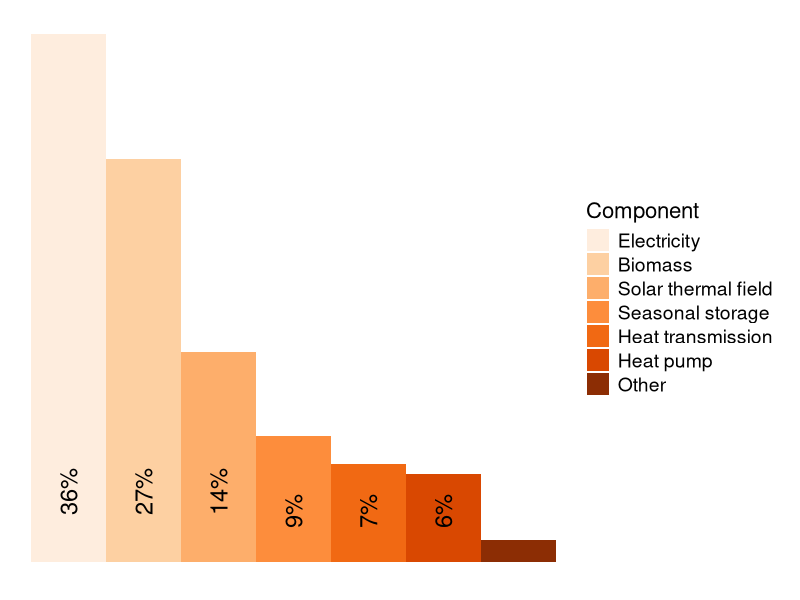
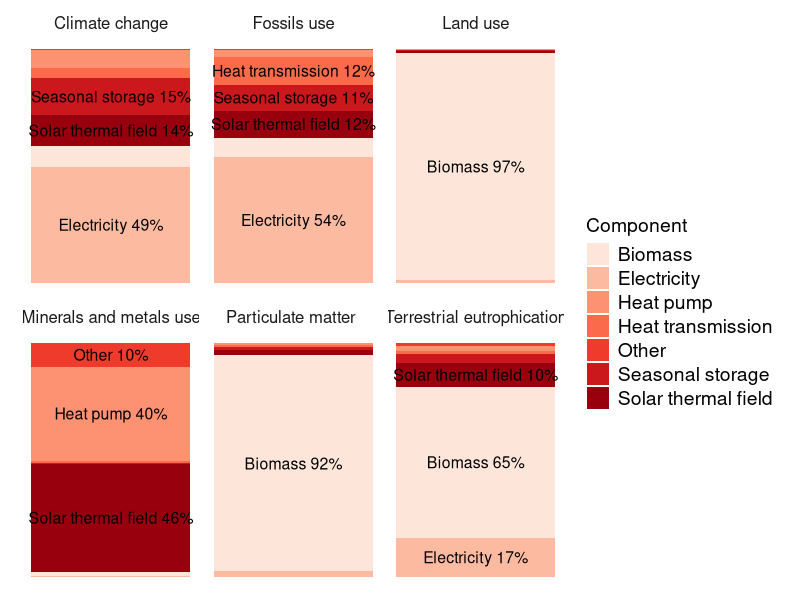
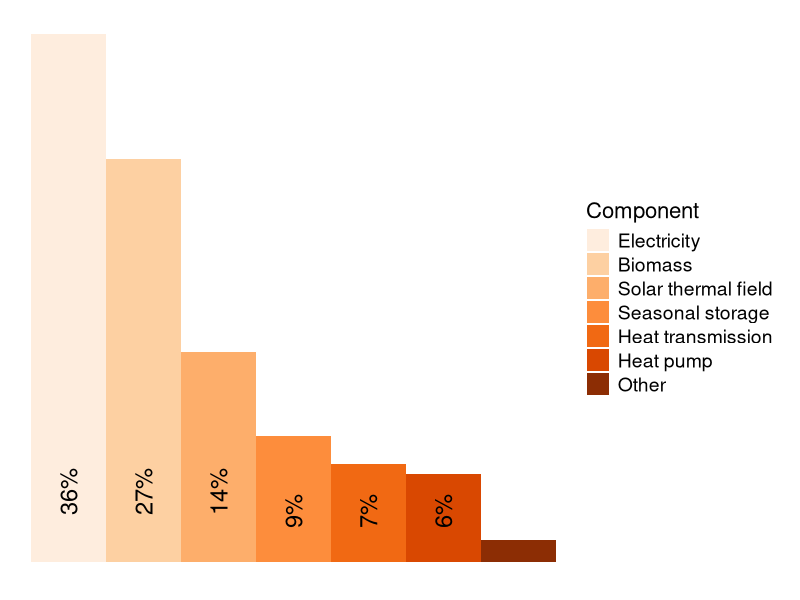
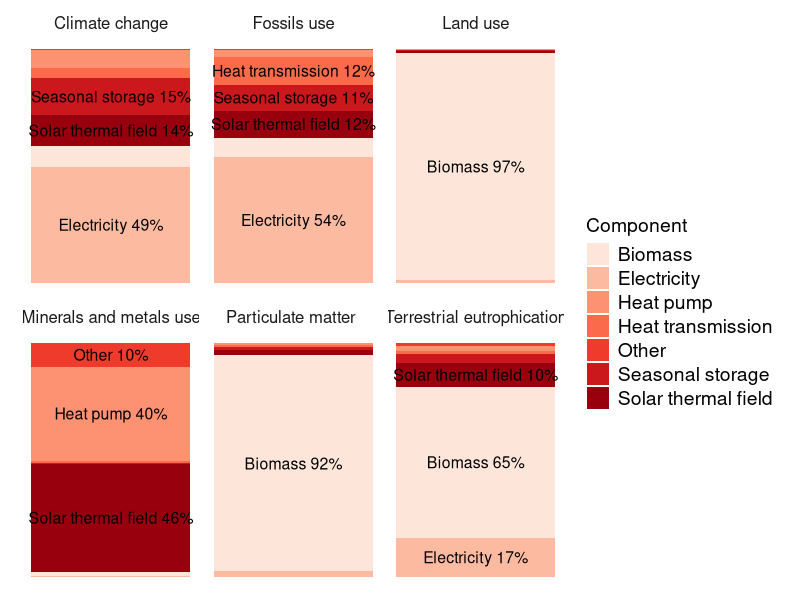

These charts were generated, in order, by the following R code: (Note: this script raises an error after producing the figures.)
## ---- chunk 1
library(readr)
library(tidyr)
library(ggplot2)
library(dplyr)
library(stringr)
library(RColorBrewer)
library(ggrepel)
## ---- chunk 2
data <- read_delim("data/PWRG 1 Elke Michlmayr_ Result data for charts - Fig 2 final.csv")

data$Component <- factor(data$Component, levels = data$Component[order(data$Value, decreasing = TRUE)])

data$percentage <- data$Value / sum(data$Value) * 100
data$label <- ifelse(data$percentage >= 5, 
                     paste0(round(data$percentage, 0), "%"), 
                     data$label <- ifelse(data$percentage >= 5, 
                                          paste0(round(data$percentage, 1), "%"), 
                                          ""))

# Create the pie chart without the circle outline
ggplot(data, aes(x = Component, y = Value, fill = Component)) +
  geom_bar(stat = "identity", width = 1) +
  theme_minimal() +
  theme(axis.text.x = element_blank(),  # Hide x-axis labels
        axis.title.x = element_blank(),  # Hide x-axis title
        axis.text.y = element_blank(),  # Hide y-axis labels
        axis.title.y = element_blank(),  # Hide y-axis title
        axis.ticks = element_blank(),    # Remove axis ticks
        panel.grid = element_blank(),    # Remove grid lines
        panel.border = element_blank(),
        legend.title = element_text(size = 16),  # Title of the legend
        legend.text = element_text(size = 14),    # Items in the legend
        plot.margin = unit(c(0.2, 0.5, 0.2, 0.5), "cm")  # top, right, bottom, left
        ) +
  geom_text(aes(label = label), 
            angle = 90,
            vjust = 0.5,
            y = 0,
            hjust = -1,
            size = 6
            ) +
  scale_fill_brewer(palette = "Oranges")
ggsave("img/pwrg_solar_network_bar.png")
## ---- chunk 3
ef_level1 <- read_delim("data/PWRG 1 Elke Michlmayr_ Result data for charts - Fig 3 final.csv")[1:7, ]
long_ef_level1 <- pivot_longer(ef_level1, cols = -c("Component"), names_to = "Damage category", values_to = "Value")

df_ef <- long_ef_level1 |>
  group_by(`Damage category`) |>
  mutate(
    fraction = Value / sum(Value),
    ymax = cumsum(fraction),
    ymin = lag(ymax, default = 0),
    label_pos = (ymax + ymin) / 2,
    label = ifelse(fraction >= 0.1, paste0(Component, " ", round(fraction * 100), "%"), "")
  )

ggplot(df_ef, aes(ymax = ymax, ymin = ymin, xmax = 4, xmin = 3, fill = Component)) +
  geom_rect() +
  geom_text(aes(x = 3.5, y = label_pos, label = label), size = 4) +
  #coord_polar(theta = "y") +
  facet_wrap(~`Damage category`) +
  theme_minimal() +
  theme(axis.text.x = element_blank(),  # Hide x-axis labels
        axis.title.x = element_blank(),  # Hide x-axis title
        axis.text.y = element_blank(),  # Hide y-axis labels
        axis.title.y = element_blank(),  # Hide y-axis title        
        axis.ticks = element_blank(),    # Remove axis ticks
        plot.margin = unit(c(0.2, 0.5, 0.2, 0.5), "cm"),  # top, right, bottom, left
        legend.title = element_text(size = 14),  # Title of the legend
        legend.text = element_text(size = 14),    # Items in the legend
        strip.text = element_text(size = 12),
        panel.grid = element_blank(),    # Remove grid lines
        panel.border = element_blank())  + # Remove border
  scale_fill_brewer(palette = "Reds")
ggsave("img/pwrg_solar_ef_network_bar_faceted.png")
## ---- chunk 4
es <- read_delim("data/PWRG 1 Elke Michlmayr_ Result data for charts - Fig 4 final.csv")[1:7, ]

long_es <- pivot_longer(es, cols = -c("Impact category"), names_to = "Type", values_to = "Value")

long_es <- long_es |>
  mutate(
    Type = ifelse(Type == "DH: Geothermal heat pump", "DH: Geothermal", Type),
  )

long_es_ordered <- long_es |>
  group_by(Type) |>
  summarise(total = sum(Value)) |>
  arrange(total) |>
  pull(Type)
long_es$Type <- factor(long_es$Type, levels = long_es_ordered)

ggplot(long_es, aes(x = Type, y = Value, fill = reorder(`Impact category`, Value))) +
  geom_bar(stat = "identity", width = 0.6) +  # Use 'identity' to plot actual values
  labs(x = "",
       y = "Pt per MJ",
       fill = "Impact category") +
  scale_fill_brewer(palette = "Blues") +
  theme_minimal() +
  theme(
        legend.title = element_text(size = 14),  # Title of the legend
        legend.text = element_text(size = 14),    # Items in the legend
        plot.margin = unit(c(0.2, 0.5, 0.2, 0.5), "cm"),  # top, right, bottom, left
        axis.text.x = element_text(angle = 45, hjust = 1, size = 14),
        axis.title.y = element_text(size = 14),
        axis.text.y = element_text(size = 14),
        )
ggsave("img/pwrg_solar_es_single_score.png")
## ---- chunk 5
ef <- read_delim("data/PWRG 1 Elke Michlmayr_ Result data for charts - Fig 5 final.csv")[1:15, ]

long_ef <- pivot_longer(ef, cols = -c("Damage category", "Unit"), names_to = "Type", values_to = "Value")

long_ef_normalized <- long_ef |>
  filter(`Damage category` %in% c("Climate change", "Particulate matter", "Eutrophication, terrestrial", "Land use", "Resource use, minerals/metals", "Resource use, fossils")) |>  
  group_by(`Damage category`) |>
  mutate(
    pct = Value / max(Value) * 100,
    Type = ifelse(Type == "DH: Geothermal heat pump", "DH: Geothermal", Type),
  )
long_ef_normalized$`Damage category` <- str_wrap(long_ef_normalized$`Damage category`, width = 20)
ggplot(long_ef_normalized, aes(x = Type, y = pct, fill = Type)) +
  geom_col(width = 0.6) +
  facet_grid(rows = vars(`Damage category`), switch = "y") +
  labs(
    x = "",
    y = "Relative impact in %",
  ) +
  theme_minimal() +
  theme(
    strip.placement = "outside",
    strip.text.y.left = element_text(angle = 90, size = 8, hjust = 0.5, vjust = 0.5), 
    strip.switch.pad.grid = unit(0.5, "cm"),
    plot.margin = margin(20, 0, 20, 0),
    strip.background = element_rect(color = "black", linewidth = 0.5),
    axis.text.x = element_text(size = 12),
    axis.text.y = element_text(size = 12),
    legend.position = "bottom",
    legend.title = element_text(size = 14),  # Title of the legend
    legend.text = element_text(size = 12),    # Items in the legend
  ) +
  scale_fill_brewer(palette = "Purples") +
  coord_flip()
ggsave("img/pwrg_solar_ef_midpoints_faceted.png")
## ---- chunk 6
ef <- read_delim("data/PWRG 1 Elke Michlmayr_ Result data for charts - Fig 5 final.csv")[1:15, ]

long_ef <- pivot_longer(ef, cols = -c("Damage category", "Unit"), names_to = "Type", values_to = "Value")

long_ef_normalized <- long_ef |>
  filter(!`Damage category` %in% c("Climate change", "Particulate matter", "Eutrophication, terrestrial", "Land use", "Resource use, minerals/metals", "Resource use, fossils")) |>  
  group_by(`Damage category`) |>
  mutate(
    pct = Value / max(Value) * 100,
    Type = ifelse(Type == "DH: Geothermal heat pump", "DH: Geothermal", Type),
  )
long_ef_normalized$`Damage category` <- str_wrap(long_ef_normalized$`Damage category`, width = 20)
ggplot(long_ef_normalized, aes(x = Type, y = pct, fill = Type)) +
  geom_col(width = 0.6) +
  facet_grid(rows = vars(`Damage category`), switch = "y") +
  labs(
    x = "",
    y = "Relative impact in %",
  ) +
  theme_minimal() +
  theme(
    strip.placement = "outside",
    strip.text.y.left = element_text(angle = 90, size = 8, hjust = 0.5, vjust = 0.5), 
    strip.switch.pad.grid = unit(0.5, "cm"),
    plot.margin = margin(20, 0, 20, 0),
    strip.background = element_rect(color = "black", linewidth = 0.5),
    axis.text.x = element_text(size = 12),
    axis.text.y = element_text(size = 12),
    legend.position = "none",
    legend.title = element_blank(),  # Title of the legend
    legend.text = element_blank(),    # Items in the legend
  ) +
  scale_fill_brewer(palette = "Purples") +
  coord_flip()
ggsave("img/pwrg_solar_ef_midpoints_faceted_others.png")
## ---- chunk 7
ch <- read_delim("data/PWRG 1 Elke Michlmayr_ Result data for charts - Fig 6 final.csv")[1:9, 1:9]

long_ch <- pivot_longer(ch, cols = -c("Type"), names_to = "Year", values_to = "Value")

ggplot(long_ch, aes(x = Year, y = Value, fill = Type)) +
  geom_col() +
  theme_minimal() +
  theme(
      legend.title = element_text(size = 14),  # Title of the legend
      legend.text = element_text(size = 14),    # Items in the legend
      plot.margin = unit(c(0.2, 0.5, 0.2, 0.5), "cm"),  # top, right, bottom, left
      axis.text.x = element_text(angle = 45, hjust = 1, size = 14),
      axis.title.y = element_text(size = 14),
      axis.text.y = element_text(size = 14),
      ) +
  labs(
    x = "",
    y = "TWh",
  ) +
  scale_fill_brewer(palette = "PuBu")
ggsave("img/pwrg_solar_ch_winter.png")
## ---- chunk 8
ch <- read_delim("data/PWRG 1 Elke Michlmayr_ Result data for charts - Fig 7 final.csv")

long_ch <- pivot_longer(ch, cols = -c("Damage category", "Unit"), names_to = "Scenario", values_to = "Value")

long_ch$Scenario <- factor(long_ch$Scenario, levels = c("ENTSO-E energy mix", "Heat loss optimized with ENTSO-E", "CH future energy mix", "CH wind energy", "Heat loss optimized with CH wind energy"))

# Define baseline
baseline_category <- "ENTSO-E energy mix"
baseline_value <- long_ch |> filter(Scenario == baseline_category) |> pull(Value)

# Calculate percentage change from baseline
long_ch <- long_ch |>
  mutate(
    pct_change = (Value - baseline_value) / baseline_value * 100,
    label = ifelse(Scenario == baseline_category, "Baseline", sprintf("%+.f%%", pct_change))
  )

ggplot(long_ch, aes(x = Scenario, y = Value, fill = Scenario)) +
  geom_col() +
  geom_text(aes(label = label), vjust = -0.5) +
  geom_hline(yintercept = baseline_value, linetype = "dashed", color = "black", size = 0.8) +
  theme_minimal() +
  theme(
      legend.title = element_text(size = 14),  # Title of the legend
      legend.text = element_text(size = 14),    # Items in the legend
      plot.margin = unit(c(0.5, 0.5, 0.2, 0.5), "cm"),  # top, right, bottom, left
      axis.text.x = element_blank(),  # Hide x-axis labels
      axis.title.y = element_text(size = 14),
      axis.text.y = element_text(size = 14),
      ) +
  labs(
    x = "",
    y = expression("Pt per MJ of heat"),
  ) +
  scale_fill_brewer(palette = "YlGn")
ggsave("img/combined.png")
